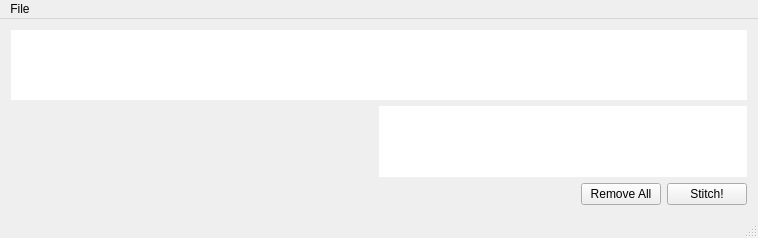
<?xml version="1.0" encoding="UTF-8"?>
<ui version="4.0">
 <class>BatchWindow</class>
 <widget class="QMainWindow" name="BatchWindow">
  <property name="geometry">
   <rect>
    <x>0</x>
    <y>0</y>
    <width>758</width>
    <height>238</height>
   </rect>
  </property>
  <property name="acceptDrops">
   <bool>true</bool>
  </property>
  <property name="windowTitle">
   <string notr="true">title</string>
  </property>
  <widget class="QWidget" name="centralWidget">
   <layout class="QVBoxLayout" name="verticalLayout">
    <item>
     <layout class="QVBoxLayout" name="verticalLayout_2">
      <item>
       <widget class="TaskTable" name="tableWidget">
        <property name="focusPolicy">
         <enum>Qt::WheelFocus</enum>
        </property>
        <property name="frameShape">
         <enum>QFrame::NoFrame</enum>
        </property>
        <property name="frameShadow">
         <enum>QFrame::Raised</enum>
        </property>
        <property name="showDropIndicator" stdset="0">
         <bool>false</bool>
        </property>
        <property name="dragDropOverwriteMode">
         <bool>false</bool>
        </property>
        <property name="alternatingRowColors">
         <bool>true</bool>
        </property>
        <property name="selectionMode">
         <enum>QAbstractItemView::SingleSelection</enum>
        </property>
        <property name="selectionBehavior">
         <enum>QAbstractItemView::SelectRows</enum>
        </property>
        <property name="textElideMode">
         <enum>Qt::ElideRight</enum>
        </property>
        <property name="showGrid">
         <bool>true</bool>
        </property>
        <property name="cornerButtonEnabled">
         <bool>false</bool>
        </property>
        <attribute name="horizontalHeaderHighlightSections">
         <bool>false</bool>
        </attribute>
        <attribute name="verticalHeaderVisible">
         <bool>false</bool>
        </attribute>
        <attribute name="verticalHeaderCascadingSectionResizes">
         <bool>false</bool>
        </attribute>
        <attribute name="verticalHeaderHighlightSections">
         <bool>true</bool>
        </attribute>
        <attribute name="verticalHeaderShowSortIndicator" stdset="0">
         <bool>false</bool>
        </attribute>
       </widget>
      </item>
     </layout>
    </item>
    <item>
     <layout class="QHBoxLayout" name="horizontalLayout_2">
      <item>
       <spacer name="horizontalSpacer_2">
        <property name="orientation">
         <enum>Qt::Horizontal</enum>
        </property>
        <property name="sizeHint" stdset="0">
         <size>
          <width>40</width>
          <height>20</height>
         </size>
        </property>
       </spacer>
      </item>
      <item>
       <widget class="GpuListWidget" name="deviceList">
        <property name="layoutDirection">
         <enum>Qt::RightToLeft</enum>
        </property>
        <property name="frameShape">
         <enum>QFrame::NoFrame</enum>
        </property>
        <property name="editTriggers">
         <set>QAbstractItemView::EditKeyPressed</set>
        </property>
       </widget>
      </item>
     </layout>
    </item>
    <item>
     <layout class="QHBoxLayout" name="horizontalLayout">
      <item>
       <spacer name="horizontalSpacer">
        <property name="orientation">
         <enum>Qt::Horizontal</enum>
        </property>
        <property name="sizeHint" stdset="0">
         <size>
          <width>40</width>
          <height>20</height>
         </size>
        </property>
       </spacer>
      </item>
      <item>
       <widget class="QPushButton" name="removeButton">
        <property name="sizePolicy">
         <sizepolicy hsizetype="Preferred" vsizetype="Preferred">
          <horstretch>0</horstretch>
          <verstretch>0</verstretch>
         </sizepolicy>
        </property>
        <property name="text">
         <string>Remove All</string>
        </property>
       </widget>
      </item>
      <item>
       <widget class="QPushButton" name="stitchButton">
        <property name="sizePolicy">
         <sizepolicy hsizetype="Preferred" vsizetype="Preferred">
          <horstretch>0</horstretch>
          <verstretch>0</verstretch>
         </sizepolicy>
        </property>
        <property name="text">
         <string>Stitch!</string>
        </property>
       </widget>
      </item>
     </layout>
    </item>
   </layout>
  </widget>
  <widget class="QMenuBar" name="menuBar">
   <property name="geometry">
    <rect>
     <x>0</x>
     <y>0</y>
     <width>758</width>
     <height>21</height>
    </rect>
   </property>
   <widget class="QMenu" name="menuFile">
    <property name="title">
     <string>File</string>
    </property>
    <addaction name="actionOpen_Project"/>
    <addaction name="actionRemove_Selected"/>
    <addaction name="actionExit"/>
   </widget>
   <addaction name="menuFile"/>
  </widget>
  <widget class="QStatusBar" name="statusBar"/>
  <action name="actionExit">
   <property name="text">
    <string>Exit</string>
   </property>
   <property name="shortcut">
    <string>Ctrl+X</string>
   </property>
  </action>
  <action name="actionOpen_Project">
   <property name="text">
    <string>Add Projects</string>
   </property>
   <property name="shortcut">
    <string>Ctrl+O</string>
   </property>
  </action>
  <action name="actionRemove_Selected">
   <property name="text">
    <string>Remove Selected Project</string>
   </property>
   <property name="shortcut">
    <string>Del</string>
   </property>
  </action>
 </widget>
 <layoutdefault spacing="6" margin="11"/>
 <customwidgets>
  <customwidget>
   <class>GpuListWidget</class>
   <extends>QListWidget</extends>
   <header>libvideostitch-gui/centralwidget/gpulistwidget.hpp</header>
   <container>1</container>
  </customwidget>
  <customwidget>
   <class>TaskTable</class>
   <extends>QTableWidget</extends>
   <header>tasktable.hpp</header>
  </customwidget>
 </customwidgets>
 <resources/>
 <connections/>
</ui>
